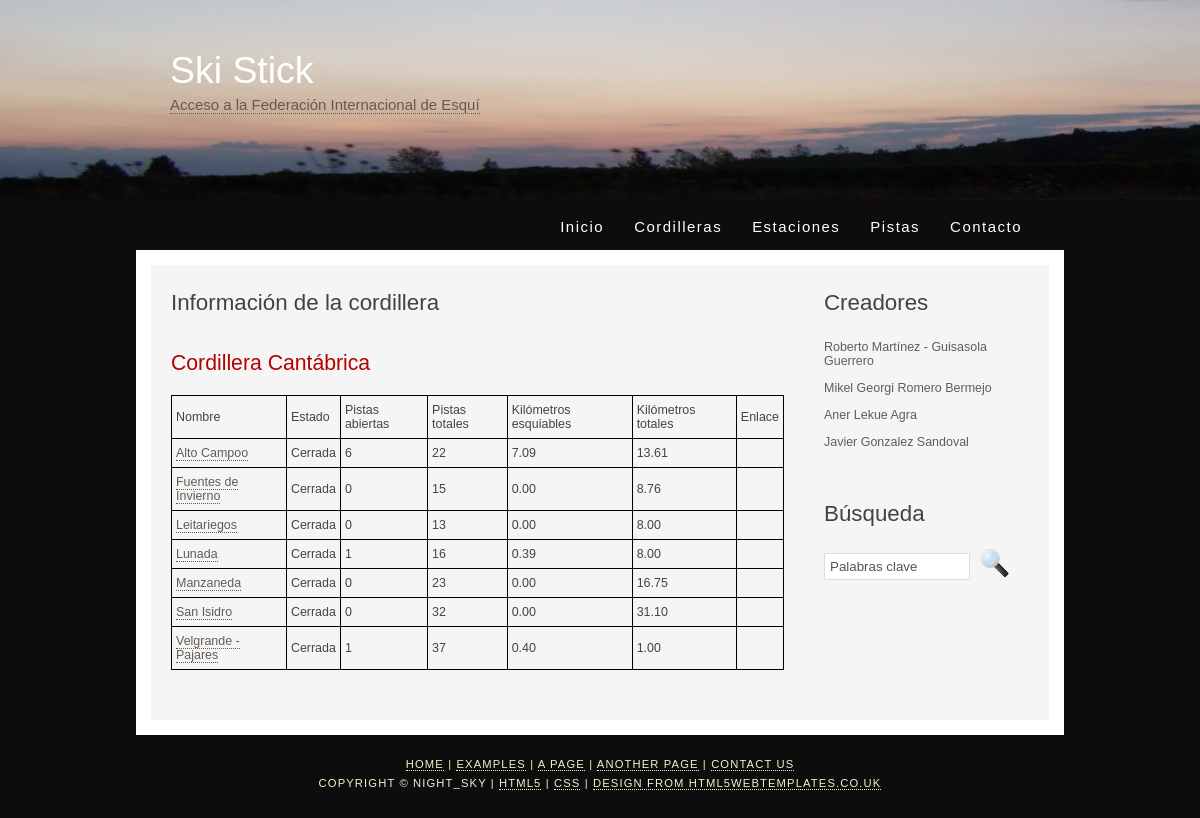
Screenshot of /cordillera/3/ with the database file from the repository.
### appIW/models.py (models this page shows, shortened)
class Cordillera(models.Model):
    nombre = models.CharField(max_length=50)

class Estacion(models.Model):
    cordillera = models.ForeignKey(Cordillera, on_delete=models.CASCADE)
    nombre = models.CharField(max_length=50)
    abierta = models.BooleanField()
    nPistas = models.IntegerField()
    nPistasTotales = models.IntegerField()
    nKilometros = models.DecimalField(decimal_places=2, max_digits=6)
    nKilometrosTotales = models.DecimalField(decimal_places=2, max_digits=6)
    enlacePagina = models.CharField(max_length=200)

### appIW/views.py (the view)
# urls.py: path('cordillera/<int:cordillera_id>/', views.cordillera, name='cordillera'), #detalles de una cordillera determinada
def cordillera(request, cordillera_id):
    cordillera = get_object_or_404(Cordillera, pk=cordillera_id)
    estaciones = cordillera.estacion_set.all()
    context = {'cordillera': cordillera, 'estaciones': estaciones}
    return render(request, 'appIW/cordillera.html', context)

### appIW/templates/appIW/cordillera.html
{% extends "plantilla.html"%}
{% block contenido %}
<h1>Información de la cordillera</h1>
{% if cordillera %}
<h2>{{cordillera.nombre}}</h2>
<table>
    <tr>
        <td>Nombre</td>
        <td>Estado</td>
        <td>Pistas abiertas</td>
        <td>Pistas totales</td>
        <td>Kilómetros esquiables</td>
        <td>Kilómetros totales</td>
        <td>Enlace</td>
    </tr>
    {% for e in estaciones %}
    <tr>
        <td><a href="/estacion/{{e.id}}">{{e.nombre}}</a></td>
        <td>{% if e.abierta == true %}
            Abierta
            {% else %}
            Cerrada
            {% endif %}
        </td>
        <td>{{e.nPistas}}</td>
        <td>{{e.nPistasTotales}}</td>
        <td>{{e.nKilometros}}</td>
        <td>{{e.nKilometrosTotales}}</td>
        <td>{{e.enlace}}</td>
    </tr>
    {% endfor %}
</table>
{% else %}
<p>No existe esta cordillera</p>
{% endif %}
{% endblock %}

### appIW/static/style/style.css (style rules this page uses)
html { height: 100%; }
body { font-family: "lucida sans", arial, sans-serif; padding: 0px; margin: 0px; font-size: .78em; background: #0d0d0d; color: #5D5D5D; }
h1, h2, h3, h4, h5, h6 { font: normal 179% 'century gothic', arial, sans-serif; color: #43423F; margin: 0 0 15px 0; padding: 15px 0 5px 0; }
h2 { font: normal 170% 'century gothic', arial, sans-serif; color: #B60000; }
a, a:hover { border-bottom: 1px dotted; color: #635B53; text-decoration: none; }
a { outline: none; }
table { margin: 10px 0 30px 0; border-collapse: collapse; }
table tr th, table tr td { background: #3B3B3B; color: #FFF; padding: 7px 4px; text-align: left; }
table tr td { background: #F5F5F5; border: 1px solid black; color: #47433F; border-top: 1px solid #000; }

### rows the page displays
Cordillera: nombre "Cordillera Cantábrica"
Estacion: nombre "Alto Campoo", abierta "Cerrada", nPistas "6", nPistasTotales "22", nKilometros "7.09", nKilometrosTotales "13.61"
Estacion: nombre "Fuentes de Invierno", abierta "Cerrada", nPistas "0", nPistasTotales "15", nKilometros "0.00", nKilometrosTotales "8.76"
Estacion: nombre "Leitariegos", abierta "Cerrada", nPistas "0", nPistasTotales "13", nKilometros "0.00", nKilometrosTotales "8.00"
Estacion: nombre "Lunada", abierta "Cerrada", nPistas "1", nPistasTotales "16", nKilometros "0.39", nKilometrosTotales "8.00"
Estacion: nombre "Manzaneda", abierta "Cerrada", nPistas "0", nPistasTotales "23", nKilometros "0.00", nKilometrosTotales "16.75"
Estacion: nombre "San Isidro", abierta "Cerrada", nPistas "0", nPistasTotales "32", nKilometros "0.00", nKilometrosTotales "31.10"
Estacion: nombre "Velgrande - Pajares", abierta "Cerrada", nPistas "1", nPistasTotales "37", nKilometros "0.40", nKilometrosTotales "1.00"
